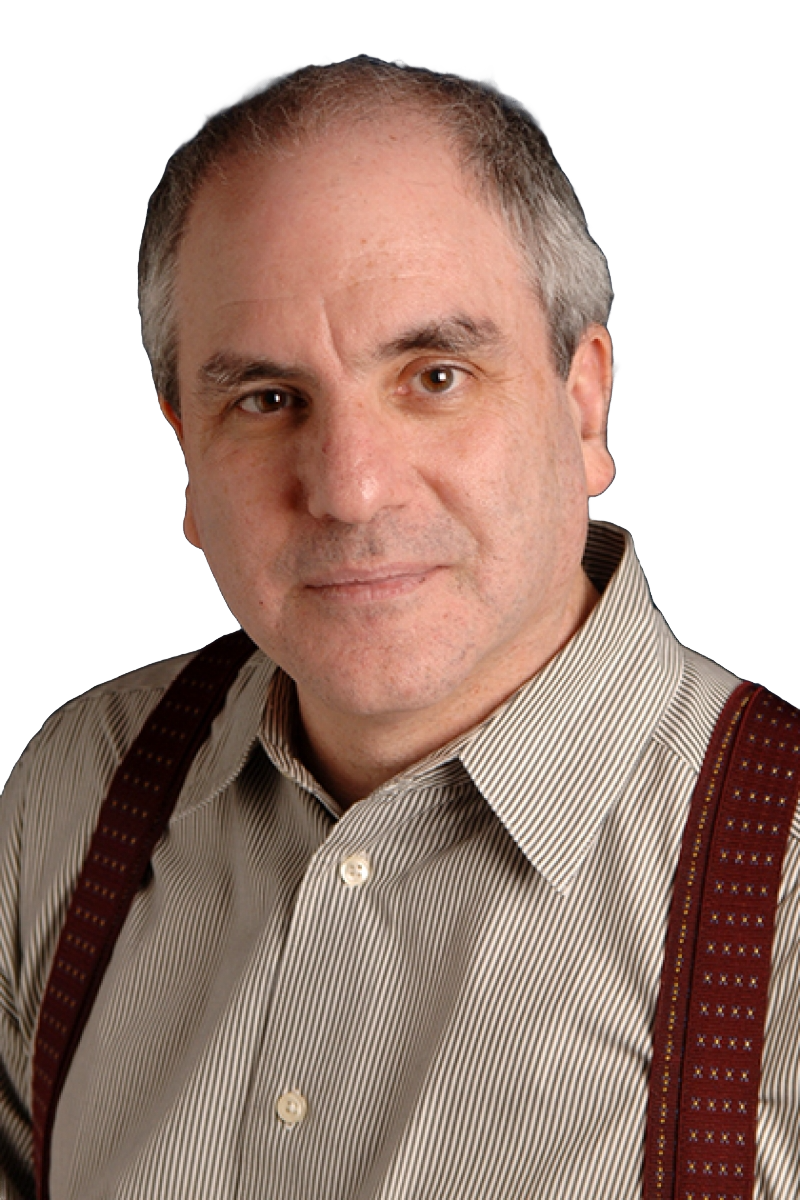
#> input picture demo-expert/assets/dr-amsel-isolated.png, 800 x 1200 px
$ python test_approaches.py
#> lines starting #> are read from the running program, lines starting #| are printed output that depends on the picture
import math
from PIL import Image, ImageFilter, ImageDraw

# Approach 1: Studio Retouch (Sentio Cyclorama)
# Isolated Dr. Amsel placed with right-bleed, bottom-bleed, soft contact shadow,
# and an authentic warm studio cyclorama background (identical to Sentio hero-cube-v2).

CANVAS_W = 1600
CANVAS_H = 800
BG_COLOR = (247, 247, 245) # #f7f7f5

# 1. Base canvas
canvas = Image.new("RGB", (CANVAS_W, CANVAS_H), BG_COLOR)

# Load isolated Dr. Amsel
amsel_rgba = Image.open("demo-expert/assets/dr-amsel-isolated.png")
#> amsel_rgba is the input picture: PIL image 800x1200 RGBA; mean R, G, B, A 102.8, 80, 70.5, 178.4
orig_w, orig_h = amsel_rgba.size # 800x1200
#> orig_w = 800; orig_h = 1200

# We want his head to have ~60px headroom from top.
# In original, top of head is y=52.
# So if person height from head to bottom is 1200 - 52 = 1148px.
# In canvas of height 800, if head is at y=60, available height = 740px.
# scale = 740 / 1148 ≈ 0.644
scale = (CANVAS_H - 60) / (orig_h - 52)
#> scale = 0.645
target_w = int(orig_w * scale) # ~515px
#> target_w = 515
target_h = int(orig_h * scale) # ~773px
#> target_h = 773

amsel_scaled = amsel_rgba.resize((target_w, target_h), Image.Resampling.LANCZOS)

# Position:
# MUST bleed off the right edge so right shoulder is not cut off!
# paste_x = CANVAS_W - target_w (exact right bleed)
# paste_y = CANVAS_H - target_h (exact bottom bleed)
paste_x = CANVAS_W - target_w
#> paste_x = 1085
paste_y = CANVAS_H - target_h
#> paste_y = 27

# Now, create the authentic Sentio Studio Cyclorama background:
# Look at Sentio: behind the person is a soft, warm neutral studio gradient:
# Right side: RGB (218, 216, 211) -> (232, 230, 226)
# Left side: seamlessly transitions into (247, 247, 245)
studio_bg = Image.new("RGBA", (CANVAS_W, CANVAS_H), (0, 0, 0, 0))
#> studio_bg: PIL image 1600x800 RGBA; every value is 0
studio_draw = ImageDraw.Draw(studio_bg)

# Horizontal gradient on the right half
for x in range(CANVAS_W):
    if x < 650:
        continue
    # progress from x=650 (0.0) to x=1600 (1.0)
    p = (x - 650) / (CANVAS_W - 650)
    # smooth hermite curve (smoothstep)
    t = p * p * (3 - 2 * p)
    # color transitions from BG_COLOR to soft studio tone (222, 220, 215)
    r = int(247 + (220 - 247) * t)
    g = int(247 + (218 - 247) * t)
    b = int(245 + (213 - 245) * t)
    studio_draw.line([(x, 0), (x, CANVAS_H)], fill=(r, g, b, 255))

canvas.paste(studio_bg, (0, 0), studio_bg)
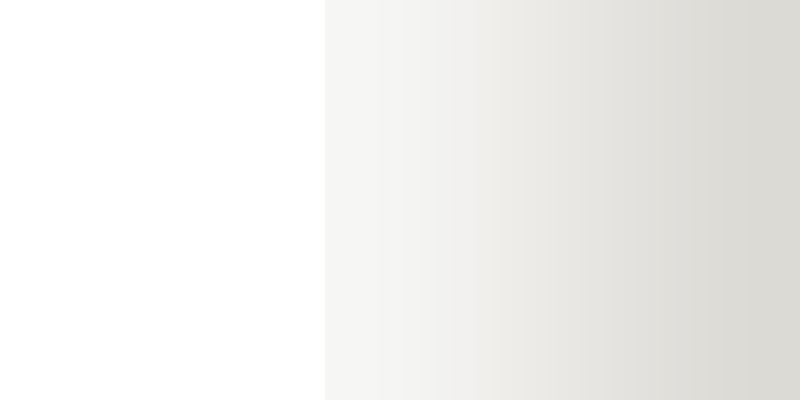
#> studio_bg: PIL image 1600x800 RGBA (shown at 1/2 size); mean R, G, B, A 138.4, 137.8, 135.7, 151.4; transparent parts drawn white

# Soft studio ambient / contact shadow behind Dr. Amsel so he looks grounded and real
# Extract alpha mask of Dr. Amsel
_, _, _, amsel_a = amsel_scaled.split()
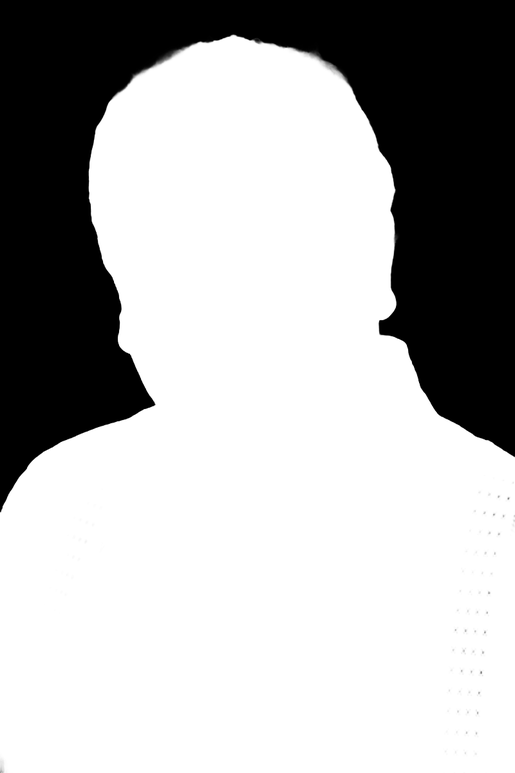
#> amsel_a: PIL image 515x773 L; min 0, max 255, mean 178.4
shadow_mask = amsel_a.filter(ImageFilter.GaussianBlur(radius=25))
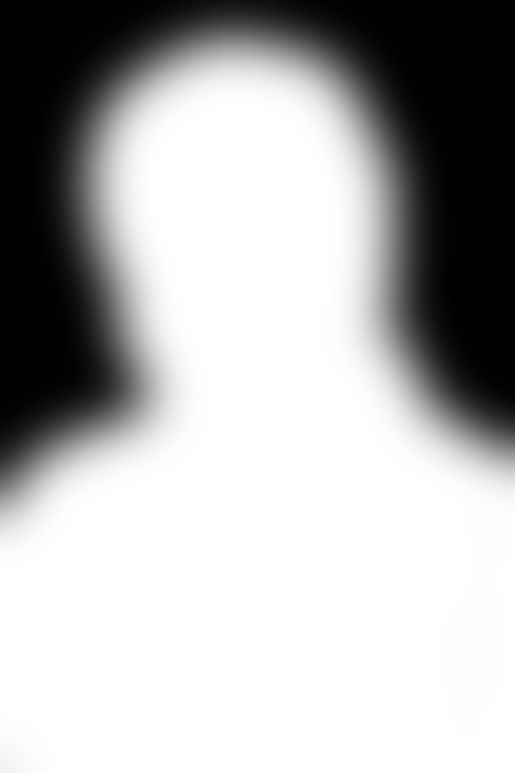
#> shadow_mask: PIL image 515x773 L; min 0, max 255, mean 178.2

# Create shadow image: subtle warm gray tone
shadow_layer = Image.new("RGBA", (target_w, target_h), (180, 175, 170, 0))
# apply blurred mask with low opacity (max ~70)
shadow_layer.putalpha(shadow_mask.point(lambda p: int(p * 0.35)))
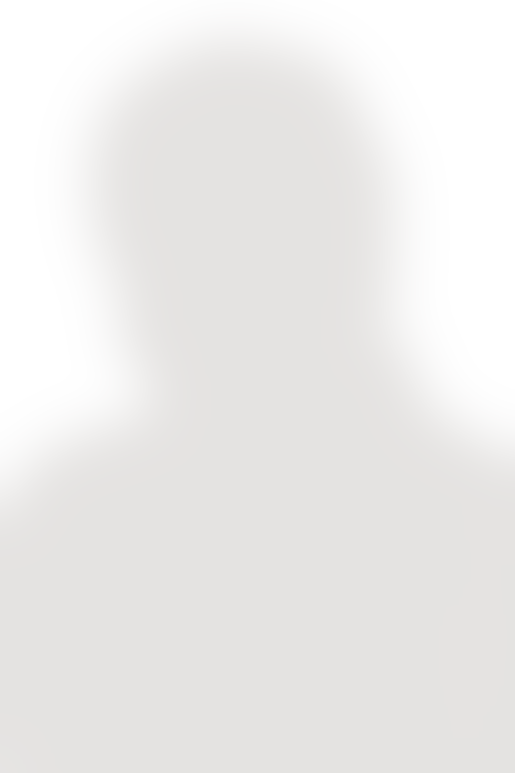
#> shadow_layer: PIL image 515x773 RGBA; mean R, G, B, A 180, 175, 170, 62.1; transparent parts drawn white

# Paste shadow behind Dr. Amsel, offset slightly to the left/down
canvas.paste(shadow_layer, (paste_x - 15, paste_y + 10), shadow_layer)

# Paste Dr. Amsel on top
canvas.paste(amsel_scaled, (paste_x, paste_y), amsel_scaled)
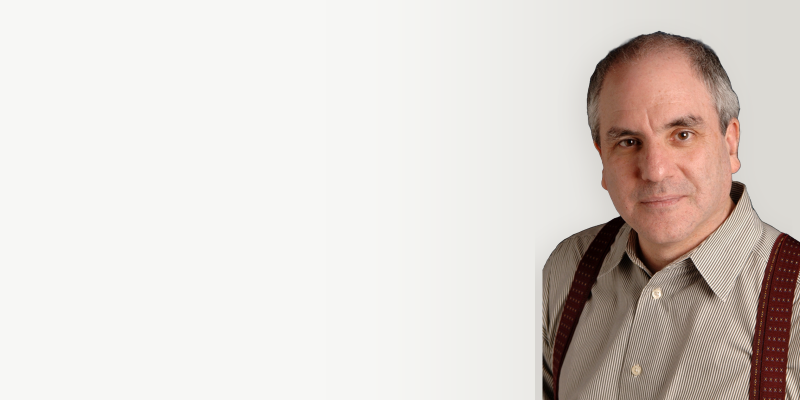
#> canvas: PIL image 1600x800 RGB (shown at 1/2 size); mean R, G, B 221.4, 214.1, 209.2

canvas.save("demo-expert/assets/amsel-studio-sentio.jpg", quality=96)
print("Generated amsel-studio-sentio.jpg successfully!")
